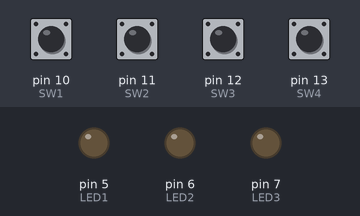
This sketch was run on a simulated Arduino Uno, built with avr-gcc and run on an emulated ATmega328P. Shown: output pins drawn as LEDs (lit = HIGH). Dashed ring = blinking. Inputs (shaded band) come from the test bench; at power-on: pin 10 (SW1), pin 11 (SW2), pin 12 (SW3), pin 13 (SW4) HIGH.

Above: at 1.2 s.
1.3 s: pin 11 (SW2) pulled LOW for 0.15 s
At 1.45 s:
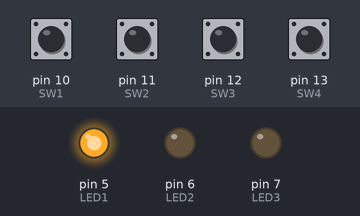
3.7 s: pin 13 (SW4) pulled LOW for 1 s
At 3.85 s:
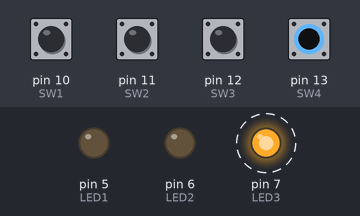
10.5 s: pin 11 (SW2) pulled LOW for 1 s
At 10.95 s:
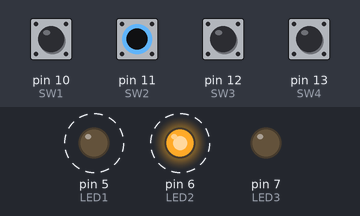
Timing chart, 0 to 13.8 s (numbered marks = the images above; inputs shaded):
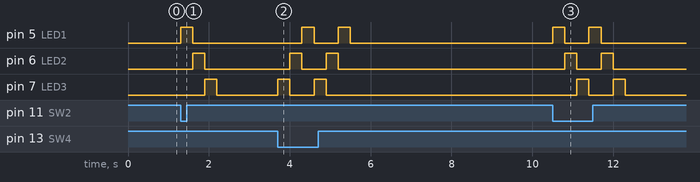

Measured:
- after the input at 1.3 s, pin 5 (LED1): LOW → HIGH at once, → LOW 0.30 s later; pin 6 (LED2): LOW → HIGH after 0.30 s, → LOW 0.30 s later; pin 7 (LED3): LOW → HIGH after 0.60 s, → LOW 0.30 s later
- after the input at 3.7 s, pin 5 (LED1): alternates HIGH for 0.30 s and LOW for 0.60 s, 4 changes in all, then stays LOW, starting after 0.60 s; pin 6 (LED2): alternates HIGH for 0.30 s and LOW for 0.60 s, 4 changes in all, then stays LOW, starting after 0.30 s
- after the input at 10.5 s, pin 5 (LED1): alternates HIGH for 0.30 s and LOW for 0.60 s, 4 changes in all, then stays LOW, starting at once; pin 6 (LED2): alternates HIGH for 0.30 s and LOW for 0.60 s, 4 changes in all, then stays LOW, starting after 0.30 s

The sketch:

HW3.ino
```cpp
//문제
/*
SW1 -> 온도를 시리얼 모니터로 출력
SW2 -> LED 3개를 순차적으로 점멸
SW3 -> 조도값을 시리얼 모니터로 출력
SW4 -> LED 3개를 반대로 점멸
*/

//delay 시간 조절
const int delay_time = 300;


//DS18B20
#include <OneWire.h>
#include <DallasTemperature.h>
#define ONE_WIRE_BUS 2
OneWire oneWire(ONE_WIRE_BUS);
DallasTemperature sensors(&oneWire);


const int LED1 = 5;
const int LED2 = 6;
const int LED3 = 7;
const int SW1 = 10;
const int SW2 = 11;
const int SW3 = 12;
const int SW4 = 13;


void setup() {
  sensors.begin();

  Serial.begin(9600);
  pinMode(LED1, OUTPUT);
  pinMode(LED2, OUTPUT);
  pinMode(LED3, OUTPUT);
  pinMode(SW1, INPUT);
  pinMode(SW2, INPUT);
  pinMode(SW3, INPUT);
  pinMode(SW4, INPUT);
}

void loop() {

  if(digitalRead(SW1)==LOW)
  {
    float tempC = sensors.getTempCByIndex(0);
    sensors.requestTemperatures(); // Send the command to get temperatures
    if(tempC != DEVICE_DISCONNECTED_C)
    {
      Serial.print("온도 ");
      Serial.println(tempC);
    }
    else
    {
      Serial.println("Error");
    }
    delay(delay_time);


  }

  if(digitalRead(SW2)==LOW)
  {
    digitalWrite(LED1,HIGH);
    delay(delay_time);
    digitalWrite(LED1,LOW);
    digitalWrite(LED2,HIGH);
    delay(delay_time);
    digitalWrite(LED2,LOW);
    digitalWrite(LED3,HIGH);
    delay(delay_time);
    digitalWrite(LED3,LOW);
  }

  if(digitalRead(SW3)==LOW)
  {
    int cds_val = analogRead(A5);
    Serial.print("조도 ");
    Serial.println(cds_val);
    delay(delay_time);

  }

  if(digitalRead(SW4)==LOW)
  {
    digitalWrite(LED3,HIGH);
    delay(delay_time);
    digitalWrite(LED3,LOW);
    digitalWrite(LED2,HIGH);
    delay(delay_time);
    digitalWrite(LED2,LOW);
    digitalWrite(LED1,HIGH);
    delay(delay_time);
    digitalWrite(LED1,LOW);
  }

}
```
